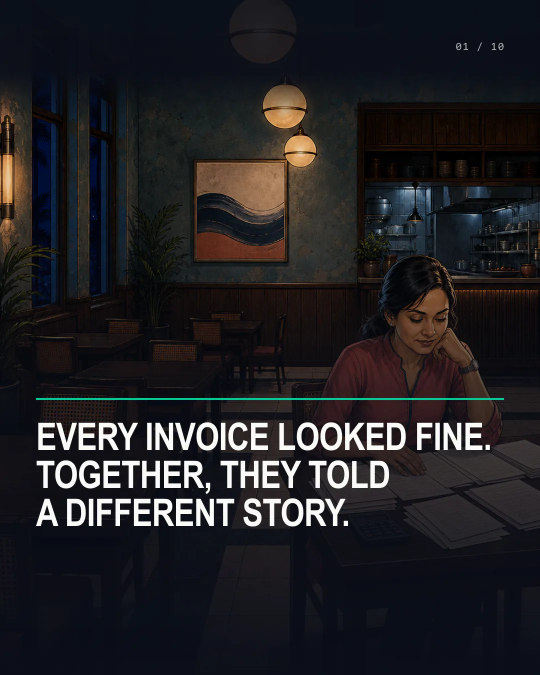
#> input picture assets/stories/every-invoice-looked-fine/v1/every-invoice-looked-fine-1080.webp, 1080 x 1350 px (shown at 1/2 size)
$ python -i build-story-images.py   (imports and definitions only)
#> lines starting #> are read from the running program, lines starting #| are printed output that depends on the picture
#> further down, picture is the input picture: PIL image 1080x1350 RGB; mean R, G, B 33.7, 32.5, 35.3
#!/usr/bin/env python3
"""Build the responsive derivatives for a story or blog post from its masters.

Masters live in   assets/<section>/<slug>/masters/
Derivatives go to assets/<section>/<slug>/v1/
where <section> is "stories" or "blog", per SECTION below.

Run:  python3 tools/build-story-images.py the-second-job
      python3 tools/build-story-images.py through-the-glass
The masters themselves are never modified and are not shipped to the page
(.vercelignore keeps the masters/ folder off the deployment).
"""
import sys
from pathlib import Path

from PIL import Image
import pillow_avif  # noqa: F401  (registers the AVIF plugin)

ROOT = Path(__file__).resolve().parent.parent

# name -> (master prefix, role, widths)
# The master is found by numeric prefix, so any image format works:
# 01-counting.png, 01-counting.jpg and 01-counting.webp are all accepted.
# "banner"  the masthead image
# "figure"  an inline story illustration
# "screen"  a product capture; trimmed to its content box first
# "social"  a share card; emitted only as the 1200px JPEG, no responsive set
# "band"    a full-bleed header image; like "figure" but sized for full width
SECTION = {
    "every-invoice-looked-fine": "stories",
    "the-second-job":            "stories",
    "through-the-glass":         "blog",
    "your-accountant-is-not-behind": "stories",
}
PLAN = {
    "the-second-job": {
        "the-second-job":      ("01", "banner", (360, 540, 768, 1080)),
        "forty-five-machines": ("02", "figure", (450, 680, 900)),
        "cash-gap-alert":      ("03", "screen", (450, 680, 900)),
        "the-worst-hour":      ("04", "figure", (450, 680, 900)),
        "payday-the-7th":      ("05", "figure", (450, 680, 900)),
        "forty-five-envelopes":("06", "figure", (450, 680, 900)),
    },
    # /blog/through-the-glass. 03 is the square share card, which is its own
    # artwork rather than a crop of the masthead, so it carries role "social".
    "through-the-glass": {
        "through-the-glass":    ("01", "band",   (640, 960, 1280, 1600)),
        "the-loop-25-captures": ("02", "figure", (450, 680, 900)),
        "og-through-the-glass": ("03", "social", ()),
    },
}
PLAN["your-accountant-is-not-behind"] = {
    "your-accountant-is-not-behind": ("01", "banner", (360, 540, 768, 1080)),
    "the-door":                      ("02", "figure", (450, 680, 900)),
    "the-night":                     ("03", "figure", (450, 680, 900)),
    "the-upload":                    ("04", "figure", (450, 680, 900)),
    "outlet-2-books":                ("05", "screen", (450, 680, 900)),
    "ask-outlet-2":                  ("06", "screen", (450, 680, 900)),
    "your-accountant-is-not-behind-social": ("07", "social", ()),
    "the-question":                  ("08", "figure", (450, 680, 900)),
}
SOCIAL_OF = {"the-second-job": "the-second-job"}
SOCIAL_WIDTH = 1200


def crop_to_alert_card(img, pad=8):
    """Crop a simulated-alert capture down to the alert card itself.

    The supplied artwork wraps the card in its own window frame, chrome dots
    and a label. The site draws that chrome itself (.screen-window::before),
    so shipping the frame would render two of everything.

    The card is found by row density rather than by a plain bounding box: its
    warm border runs nearly the full width of the card, while the chrome dots
    are only a few pixels across, so a minimum-run threshold separates them.
    Falls back to trim_to_content when no such band is found.
    """
#> called with pad = 8
    rgb = img.convert("RGB")
    px = rgb.load()
    w, h = rgb.size
#> w = 1080; h = 1350

    def warm(x, y):
#> called with x = 0, y = 0
        p = px[x, y]
#> p = (12, 15, 25)
        return p[0] > p[2] + 6 and p[0] > 20

    row_counts = {y: sum(1 for x in range(0, w, 2) if warm(x, y)) for y in range(h)}
#> row_counts = 1350 items
    threshold = (w // 2) // 4                      # a quarter of the sampled width
#> threshold = 135
    band = [y for y, c in row_counts.items() if c > threshold]
#> band = 502 values from 217 to 903
    if not band:
        return trim_to_content(img)

    top, bottom = min(band), max(band)
#> top = 217; bottom = 903
    col_counts = {x: sum(1 for y in range(top, bottom + 1, 2) if warm(x, y))
                  for x in range(w)}
    cols = [x for x, c in col_counts.items() if c > 5]
#> cols = 1063 values from 0 to 1079
    if not cols:
        return trim_to_content(img)

    return rgb.crop((max(0, min(cols) - pad), max(0, top - pad),
                     min(w, max(cols) + pad), min(h, bottom + pad)))
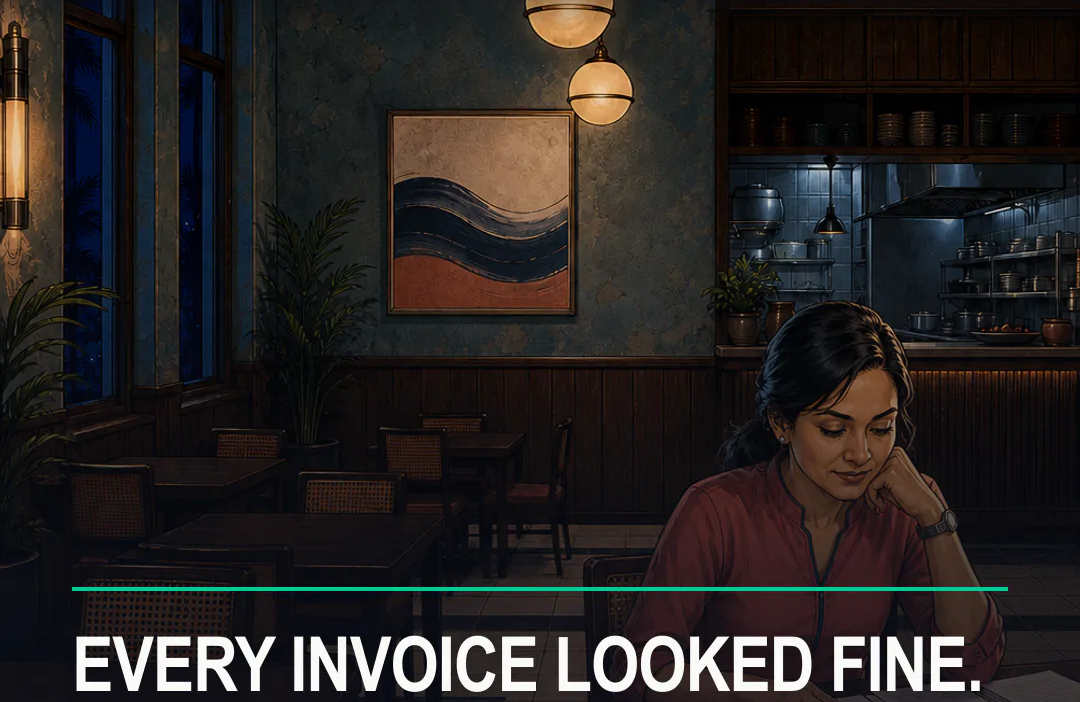
#> returned value: PIL image 1080x702 RGB; mean R, G, B 39.3, 35.2, 34.1


# [89 lines left out: functions trim_to_content, save_set, main, not called in this run]


# [2 lines not run here, left out]

>>> from PIL import Image
>>> picture = Image.open('../assets/stories/every-invoice-looked-fine/v1/every-invoice-looked-fine-1080.webp')
>>> result = crop_to_alert_card(picture)
